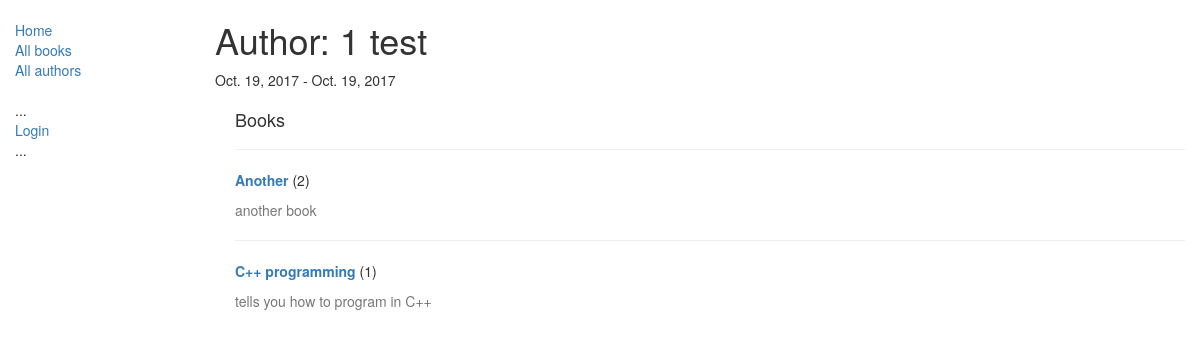
Before: /catalog/author/1 with the older database file.
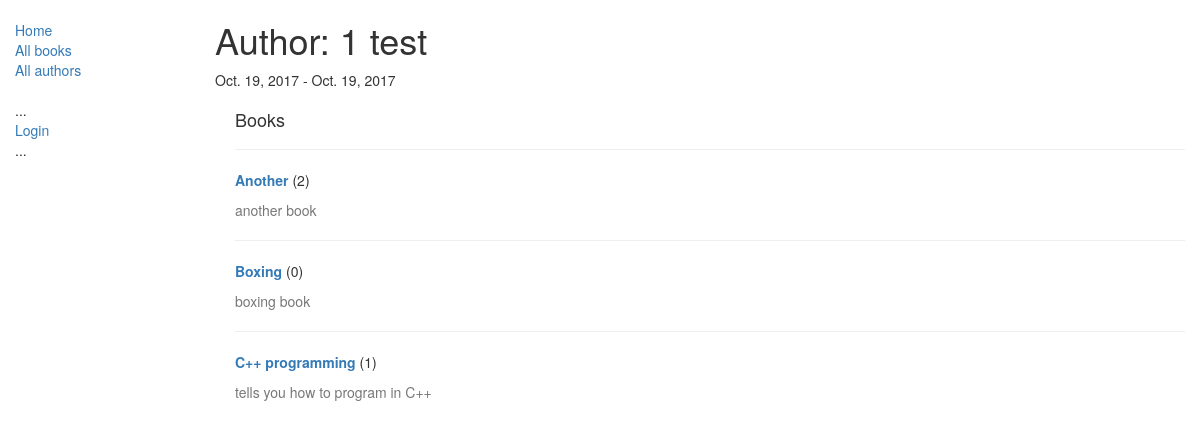
After: the same page with the newer database file.
### catalog/models.py (models this page shows, shortened)
class Book(models.Model):
    title = models.CharField(max_length=200);
    author = models.ForeignKey('Author', on_delete=models.SET_NULL, null=True);
    summary = models.TextField(max_length=1000, help_text="Enter a brief description");
    isbn = models.CharField('ISBN', max_length=13, help_text='13 Character <a href="https://www.isbn-international.org/content/what-isbn">ISBN number</a>');
    genre = models.ManyToManyField(Genre, help_text="Select a genre for this book");
    language = models.ForeignKey('Language', on_delete=models.SET_NULL, null=True);
    def display_genre(self):
        """
        Creates a string for the Genre. This is required to display genre in Admin.
        """
        return ', '.join([genre.name for genre in self.genre.all()[:3]]);
    display_genre.short_description = 'Genre';
    class Meta:
        ordering = ["title"];

### catalog/views.py (the view)
# urls.py: url(r'^author/(?P<pk>\d+)$', views.AuthorDetailView.as_view(), name='author-detail'),
class AuthorDetailView(generic.DetailView):
    model = Author;

### catalog/templates/catalog/author_detail.html
{% extends "base_generic.html" %}
{% block content %}
  <h1>Author: {{ author.first_name }} {{ author.last_name }}</h1>
  <p>{{ author.date_of_birth }} - {{ author.date_of_death }}</p>
  <div style="margin-left:20px;margin-top:20px">
    <h4>Books</h4>
    {% for book in author.book_set.all %}
    <hr>
    <p><strong> <a href="{% url 'book-detail' book.pk %}"> {{book.title}} </a> </strong> ({{ book.bookinstance_set.count }}) </p>
    <p class="text-muted"> {{book.summary}}</p>
    {% endfor %}
  </div>
{% endblock %}

Changed rows visible on the page:
added Book: title "Boxing", bookinstance_set.count "0", summary "boxing book"
